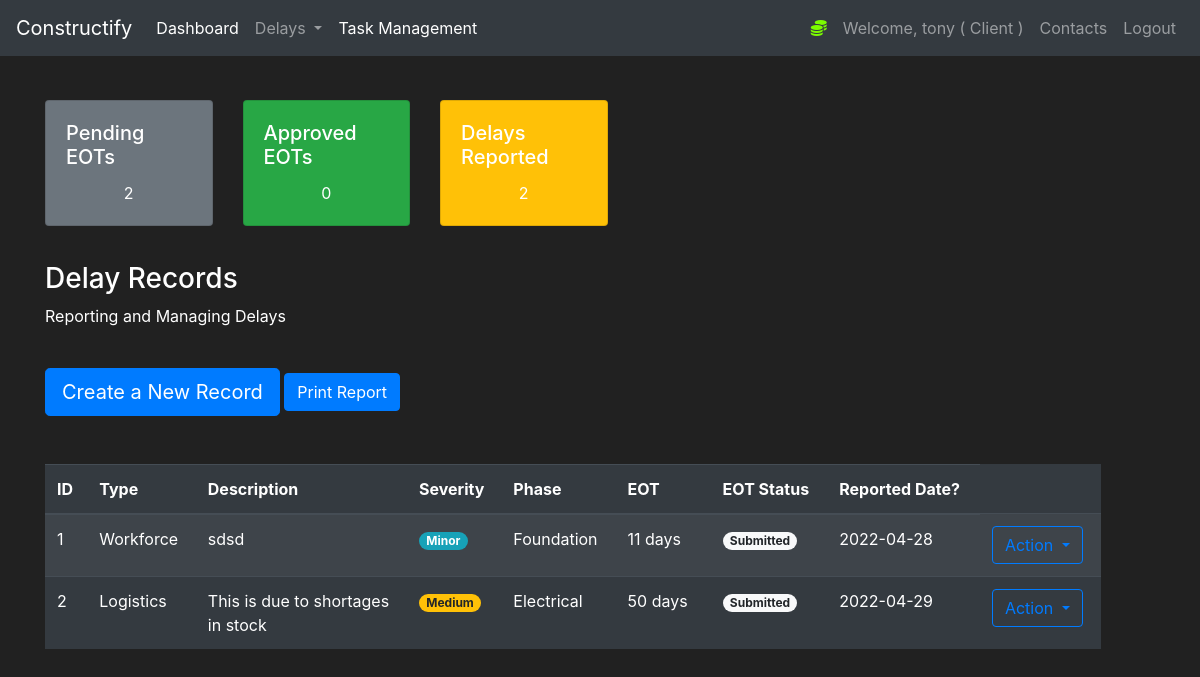
/delays (signed in), run on the app's committed database.
### construct/models.py (models this page shows, shortened)
class User(db.Model, UserMixin):
    id = db.Column(db.Integer(), nullable=False, primary_key=True)
    username = db.Column(db.String(length=30), nullable=False, unique=True)
    email_address = db.Column(db.String(length=50),
                              nullable=False, unique=True)
    password_hash = db.Column(db.String(length=50),
                              nullable=False, unique=True)
    role = db.Column(db.String(length=30), nullable=False, unique=False)
    contact_number = db.Column(db.String(length=30), nullable=False, unique=False)
    @property
    def password(self):
        return self.password

class Delay(db.Model):
    id = db.Column(db.Integer(), nullable=False, primary_key=True)
    type = db.Column(db.String(length=30), nullable=False)
    description = db.Column(db.String(length=30), nullable=False)
    severity = db.Column(db.String(length=30), nullable=False)
    phase = db.Column(db.String(length=30), nullable=False)
    delayed_days = db.Column(db.Integer(), nullable=True)
    date = db.Column(db.String(length=30), nullable=False)
    status = db.Column(db.String(length=30), nullable=True, default="Submitted")

### construct/routes.py (the view, shortened to what this page needs)
@app.route("/delays", methods=['GET', 'POST'])
@login_required
def delaypage():
    pending_delays= Delay.query.filter(Delay.status == "Submitted").count()
    approved_delays= Delay.query.filter(Delay.status == "Approved").count()
    delay_count = pending_delays+approved_delays
    delayForm = DelayForm()
    delays = Delay.query.all()
    gannt_data = delays
    if request.method == "GET":
        return render_template('delays.html', delays=delays, delayForm=delayForm, pending_delays=pending_delays, approved_delays=approved_delays, delay_count=delay_count, gannt_data=gannt_data)

### construct/models.py (called while the page is built)
@login_manager.user_loader
def load_user(user_id):
    return User.query.get(int(user_id))

### construct/templates/delays.html (shortened to what this page needs)
{% extends 'base.html' %}
{% block content%}
<div class="row" style="margin-top:20px;margin-left:30px">
    <div class="col-2">
        <div class="card text-white bg-secondary mb-3" style="max-width: 18rem;">
            <div class="card-body">
                <h5 class="card-title">Pending EOTs</h5>
                <p class="card-text" style="text-align:center;">{{pending_delays}}</p>
            </div>
        </div>
    </div>
    <div class="col-2">
        <div class="card text-white bg-success mb-3" style="max-width: 18rem;">
            <div class="card-body">
                <h5 class="card-title">Approved EOTs</h5>
                <p class="card-text" style="text-align:center;">{{approved_delays}}</p>
            </div>
        </div>
    </div>
    <div class="col-2">
        <div class="card text-white bg-warning  mb-3" style="max-width: 18rem;">
            <div class="card-body">
                <h5 class="card-title">Delays Reported</h5>
                <p class="card-text" style="text-align:center;">{{delay_count}}</p>
            </div>
        </div>
    </div>
</div>
<div class="row" style="margin-top:20px;margin-left:30px">
    <div class="col-11">
        <h3>Delay Records</h3>
        <p>Reporting and Managing Delays</p>
        <br>
        <button type="button" class="btn btn-primary btn-lg" data-toggle="modal" data-target="#exampleModal"
            data-whatever="@mdo">Create a New Record</button>
            <a class="btn btn-primary" href="{{url_for('PDFPage')}}" role="button" target="_blank">Print Report</a>
        <br><br><br>
        <table class="table table-striped table-dark">
            <thead>
                <tr>
                    <th scope="col">ID</th>
                    <th scope="col">Type</th>
                    <th scope="col">Description</th>
                    <th scope="col">Severity</th>
                    <th scope="col">Phase</th>
                    <th scope="col">EOT</th>
                    <th scope="col">EOT Status</th>
                    <th scope="col">Reported Date?</th>
                </tr>
            </thead>
            <tbody>
                {% for delay in delays %}
                <tr>
                    <td>{{delay.id}}</td>
                    <td>{{delay.type}}</td>
                    <td width="20%">{{delay.description}}</td>
                    {% if 'Medium' in delay.severity %}
                    <td><span class="badge badge-pill badge-warning">{{delay.severity}}</span></td>
                    {% endif %}
                    {% if 'Minor' in delay.severity %}
                    <td><span class="badge badge-pill badge-info">{{delay.severity}}</span></td>
                    {% endif %}
                    <td>{{delay.phase}}</td>
                    <td width="9%">{{delay.delayed_days}} days</td>
                    {% if 'Submitted' in delay.status %}
                    <td><span class="badge badge-pill badge-light">{{delay.status}}</span></td>
                    {% endif %}
                    <td>{{delay.date}}</td>
                    <td>
                            <div class="btn-group">
                                <button type="button" class="btn btn-outline-primary dropdown-toggle" data-toggle="dropdown" aria-haspopup="true" aria-expanded="false">
                                  Action
                                </button>
                              </div>
                    </td>
                </tr>
                {% endfor %}
            </tbody>
        </table>
    </div>
</div>
</div>
{% endblock %}

### construct/templates/base.html (shortened to what this page needs)
<!doctype html>
<html lang="en">
<head>
    <link rel="stylesheet" href="https://cdn.jsdelivr.net/npm/bootstrap@4.5.3/dist/css/bootstrap.min.css"
>
</head>
<body>
    <div id="content">
        <nav class="navbar navbar-expand-md navbar-dark bg-dark">
            <a class="navbar-brand" href="#">Constructify</a>
            <div class="collapse navbar-collapse" id="navbarNav">
                <ul class="navbar-nav mr-auto">
                    <li class="nav-item active">
                        <a class="nav-link" href="{{url_for('homepage')}}">Dashboard </a>
                    </li>
                    <li class="nav-item dropdown">
                        <a class="nav-link dropdown-toggle" href="{{url_for('delaypage')}}" id="navbarDropdown"
                            role="button" data-toggle="dropdown" aria-haspopup="true" aria-expanded="false">
                            Delays
                        </a>
                    </li>
                    <li class="nav-item active">
                        <a class="nav-link" href="{{url_for('Taskpage')}}">Task Management </a>
                    </li>
                </ul>
                {% if current_user.is_authenticated %}
                <ul class="navbar-nav">
                    <li class="nav-item">
                    <li class="nav-item">
                        <a class="nav-link" style="color: lawngreen; font-weight:bold">
                            <i class="fas fa-coins"></i>
                        </a>
                    </li>
                    <a class="nav-link">Welcome, {{ current_user.username }} ( {{ current_user.role  }}  )</a>
                    </li>
                    {% if current_user.role == 'Client' %}
                    <li class="nav-item">
                        <a class="nav-link" href="{{url_for('Contactspage')}}">Contacts</a>
                    </li>
                    {% endif %}
                    <li class="nav-item">
                        <a class="nav-link" href="{{url_for('logout_page')}}">Logout</a>
                    </li>
                    {% endif %}
            </div>
        </nav>
        <br>
        {% block content%}
        {% endblock %}
</body>
</html>

### construct/templates/base.html (style rules this page uses)
body { background-color: #212121; color: white }

### data on the page
User: username "tony", role "Client"
Delay: id "1", type "Workforce", description "sdsd", severity "Minor", phase "Foundation", delayed_days "11", status "Submitted", date "2022-04-28"
Delay: id "2", type "Logistics", description "This is due to shortages in stock", severity "Medium", phase "Electrical", delayed_days "50", status "Submitted", date "2022-04-29"

### other printed values
{{ pending_delays }} "2"
{{ approved_delays }} "0"
{{ delay_count }} "2"
